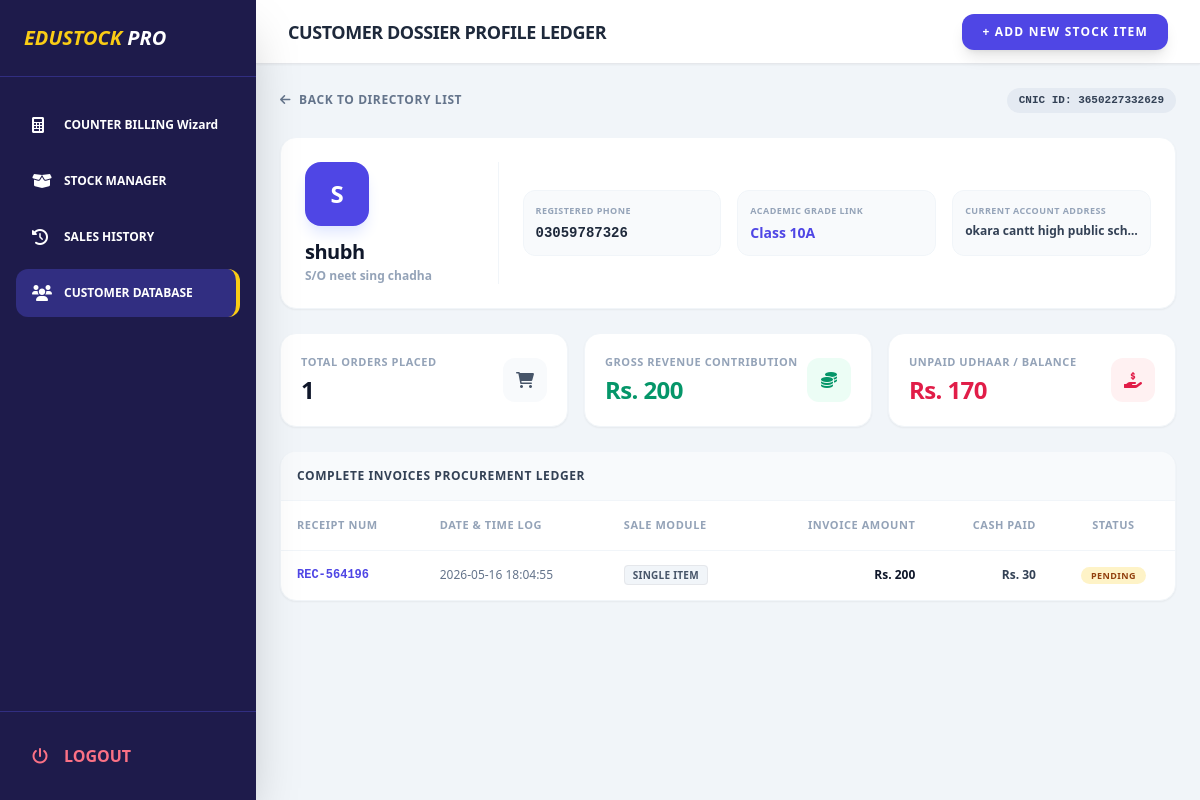
/customers/profile/3650227332629 (signed in), run on an earlier commit of the app's database.
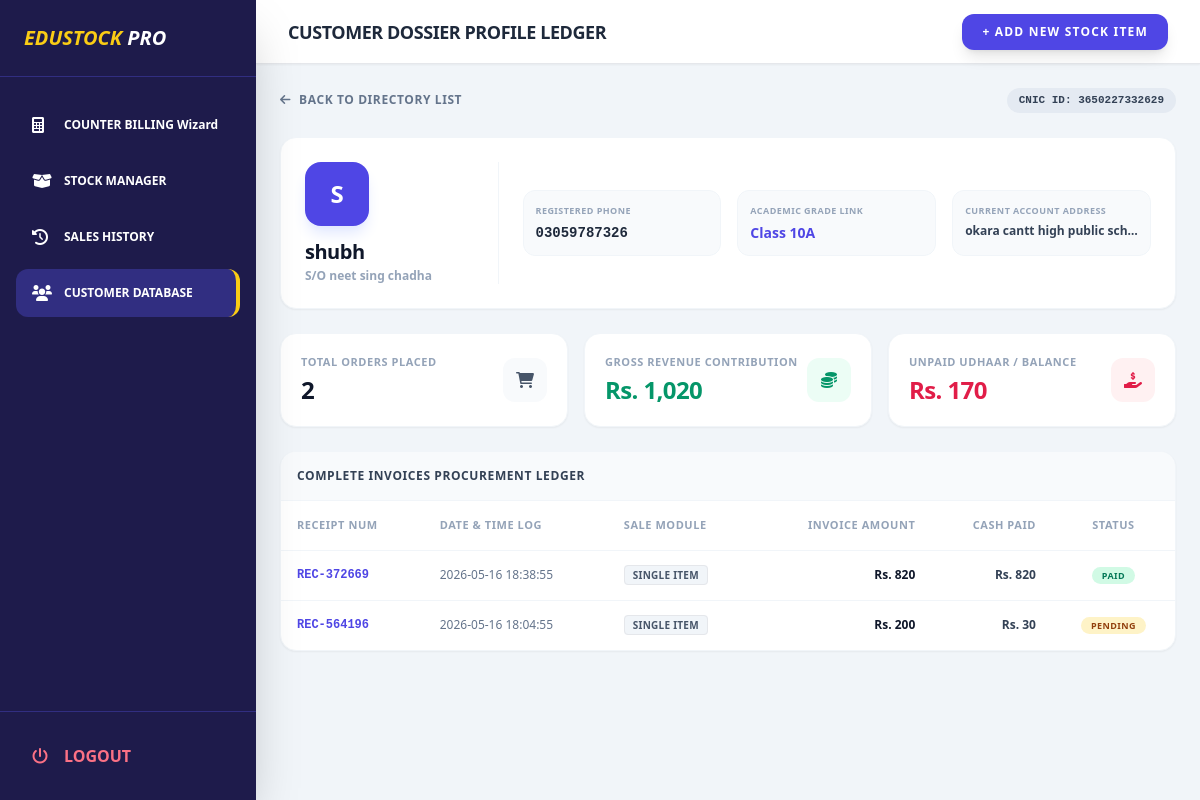
And on a later commit of the database.
### tables this page shows
CREATE TABLE sales (
    id INTEGER PRIMARY KEY AUTOINCREMENT,
    receipt_number TEXT NOT NULL UNIQUE,
    student_name TEXT NOT NULL,
    father_name TEXT NOT NULL,
    cnic TEXT,
    student_class TEXT NOT NULL,
    phone_no TEXT NOT NULL,
    address TEXT,
    sale_type TEXT NOT NULL, -- 'Single Item' or 'Full Bundle'
    total_amount REAL NOT NULL,
    timestamp DATETIME DEFAULT CURRENT_TIMESTAMP
, profit REAL DEFAULT 0.0, payment_status TEXT DEFAULT 'Paid', cash_paid REAL DEFAULT 0.0);

### main.py (the view)
@app.get("/customers/profile/{cnic_id}")
async def view_customer_detailed_profile(request: Request, cnic_id: str):
    if not is_logged_in(request):
        return RedirectResponse(url="/login", status_code=303)
    conn = get_db()
    profile = conn.execute("""
        SELECT student_name, father_name, cnic, phone_no, student_class, address
        FROM sales
        WHERE cnic = ?
        LIMIT 1
    """, (cnic_id,)).fetchone()
    if not profile:
        conn.close()
        raise HTTPException(status_code=404, detail="Customer Profile Data Not Found")
    history = conn.execute("""
        SELECT receipt_number, total_amount, cash_paid, payment_status, sale_type, timestamp
        FROM sales
        WHERE cnic = ?
        ORDER BY id DESC
    """, (cnic_id,)).fetchall()
    total_orders = len(history)
    total_spent = sum(row['total_amount'] for row in history)
    total_pending = 0
    for row in history:
        if row['payment_status'] != 'Paid':
            total_pending += (row['total_amount'] - (row['cash_paid'] or 0))
    stats_block = {
        "total_orders": total_orders,
        "total_spent": total_spent,
        "total_pending": total_pending
    }
    conn.close()
    return templates.TemplateResponse(request, "customer_profile.html", {
        "active_page": "customer_detail",
        "profile": profile,
        "history": history,
        "stats": stats_block
    })

### templates/customer_profile.html (shortened to what the changed rows need)
{% extends "index.html" %}
{% block header_title %}Customer Dossier Profile Ledger{% endblock %}
{% block page_content %}
<div class="space-y-6 text-slate-900">
    <div class="flex justify-between items-center">
        <a href="/customers" class="text-xs font-black text-slate-500 hover:text-indigo-600 uppercase tracking-wider flex items-center gap-2 transition">
            <i class="fas fa-arrow-left"></i> Back to Directory List
        </a>
        <span class="text-[11px] font-black bg-slate-200/80 text-slate-700 px-3 py-1 rounded-full uppercase font-mono">CNIC ID: {{ profile.cnic }}</span>
    </div>
    <div class="bg-white p-6 rounded-2xl shadow-sm border border-slate-100 grid grid-cols-1 md:grid-cols-4 gap-6 relative overflow-hidden">
        <div class="md:col-span-1 flex flex-col justify-center items-center md:items-start md:border-r border-slate-100 pr-4">
            <div class="w-16 h-16 rounded-2xl bg-indigo-600 text-white flex items-center justify-center text-2xl font-black shadow-lg mb-3 shadow-indigo-100">
                {{ profile.student_name[0]|upper }}
            </div>
            <h3 class="text-xl font-black text-slate-900 tracking-tight">{{ profile.student_name }}</h3>
            <span class="text-xs text-slate-400 font-bold mt-0.5">S/O {{ profile.father_name }}</span>
        </div>
        <div class="md:col-span-3 grid grid-cols-1 sm:grid-cols-3 gap-4 text-xs font-bold self-center">
            <div class="bg-slate-50 p-3 rounded-xl border border-slate-100">
                <span class="text-slate-400 block uppercase tracking-wider text-[9px] font-black">Registered Phone</span>
                <span class="text-slate-800 font-mono text-sm block mt-1">{{ profile.phone_no }}</span>
            </div>
            <div class="bg-slate-50 p-3 rounded-xl border border-slate-100">
                <span class="text-slate-400 block uppercase tracking-wider text-[9px] font-black">Academic Grade Link</span>
                <span class="text-indigo-600 text-sm block font-black mt-1">Class {{ profile.student_class }}</span>
            </div>
            <div class="bg-slate-50 p-3 rounded-xl border border-slate-100">
                <span class="text-slate-400 block uppercase tracking-wider text-[9px] font-black">Current Account Address</span>
                <span class="text-slate-700 truncate block mt-1" title="{{ profile.address if profile.address else 'N/A' }}">{{ profile.address if profile.address else "N/A" }}</span>
            </div>
        </div>
    </div>
    <div class="grid grid-cols-1 sm:grid-cols-3 gap-4">
        <div class="bg-white p-5 rounded-2xl shadow-sm border border-slate-100 flex items-center justify-between">
            <div>
                <span class="block text-[11px] font-black uppercase text-slate-400 tracking-wider">Total Orders Placed</span>
                <span class="text-2xl font-black tracking-tight text-slate-900 mt-1 block">{{ stats.total_orders }}</span>
            </div>
        </div>
        <div class="bg-white p-5 rounded-2xl shadow-sm border border-slate-100 flex items-center justify-between">
            <div>
                <span class="block text-[11px] font-black uppercase text-slate-400 tracking-wider">Gross Revenue Contribution</span>
                <span class="text-2xl font-black tracking-tight text-emerald-600 mt-1 block">Rs. {{ "{:,.0f}".format(stats.total_spent) }}</span>
            </div>
        </div>
    </div>
    <div class="bg-white rounded-2xl shadow-sm overflow-hidden border border-slate-100">
        <div class="overflow-x-auto">
            <table class="w-full text-left border-collapse">
                <thead>
                    <tr class="bg-white border-b border-slate-100 text-slate-400 text-[11px] font-black uppercase tracking-wider">
                        <th class="p-4">Receipt Num</th>
                        <th class="p-4">Date & Time Log</th>
                        <th class="p-4">Sale Module</th>
                        <th class="p-4 text-right">Invoice Amount</th>
                        <th class="p-4 text-right">Cash Paid</th>
                        <th class="p-4 text-center">Status</th>
                    </tr>
                </thead>
                <tbody class="divide-y divide-slate-100 font-bold text-xs text-slate-600">
                    {% for item in history %}
                    <tr class="hover:bg-slate-50/50 transition-colors">
                        <td class="p-4 text-indigo-600 font-black font-mono">{{ item.receipt_number }}</td>
                        <td class="p-4 text-slate-500 font-medium">{{ item.timestamp }}</td>
                        <td class="p-4">
                            <span class="px-2 py-0.5 rounded text-[10px] font-black uppercase tracking-wide bg-slate-100 border text-slate-600">
                                {{ item.sale_type }}
                            </span>
                        </td>
                        <td class="p-4 text-right text-slate-900 font-black">Rs. {{ "{:,.0f}".format(item.total_amount) }}</td>
                        <td class="p-4 text-right text-slate-700">Rs. {{ "{:,.0f}".format(item.cash_paid) }}</td>
                        <td class="p-4 text-center">
                            <span class="px-2.5 py-0.5 rounded-full text-[9px] font-black uppercase tracking-wider {% if item.payment_status == 'Paid' %}bg-emerald-100 text-emerald-700{% else %}bg-amber-100 text-amber-800{% endif %}">
                                {{ item.payment_status }}
                            </span>
                        </td>
                    </tr>
                    {% endfor %}
                </tbody>
            </table>
        </div>
    </div>
</div>
{% endblock %}

What changed in the data, as far as the page shows it:
added sales: receipt_number "REC-372669", timestamp "2026-05-16 18:38:55", sale_type "SINGLE ITEM", total_amount "820", cash_paid "820", payment_status "PAID"
Also different on the page:
{{ stats.total_orders }}: "1" → "2"
{{ "{:,.0f}".format(stats.total_spent) }}: "200" → "1,020"
